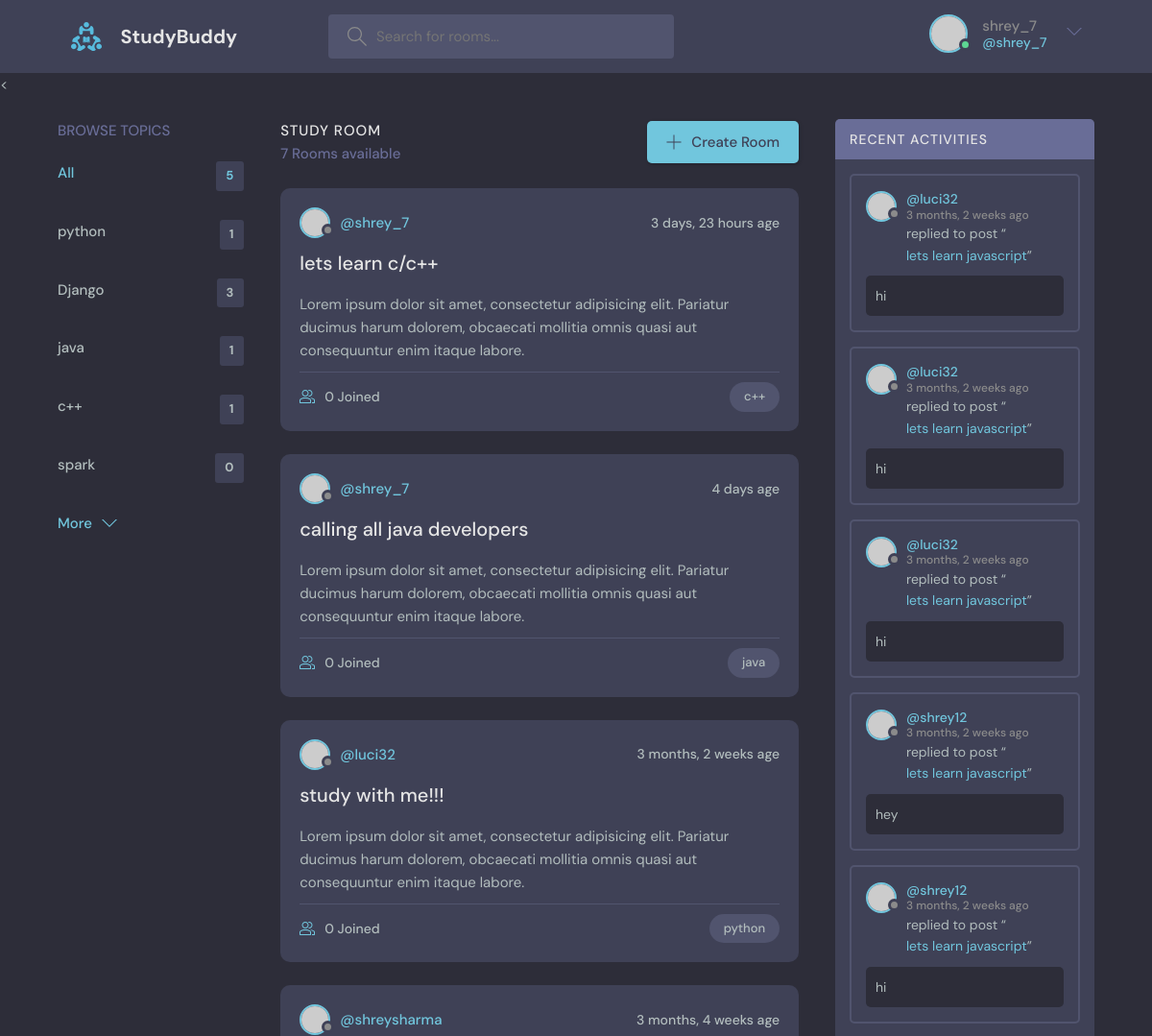
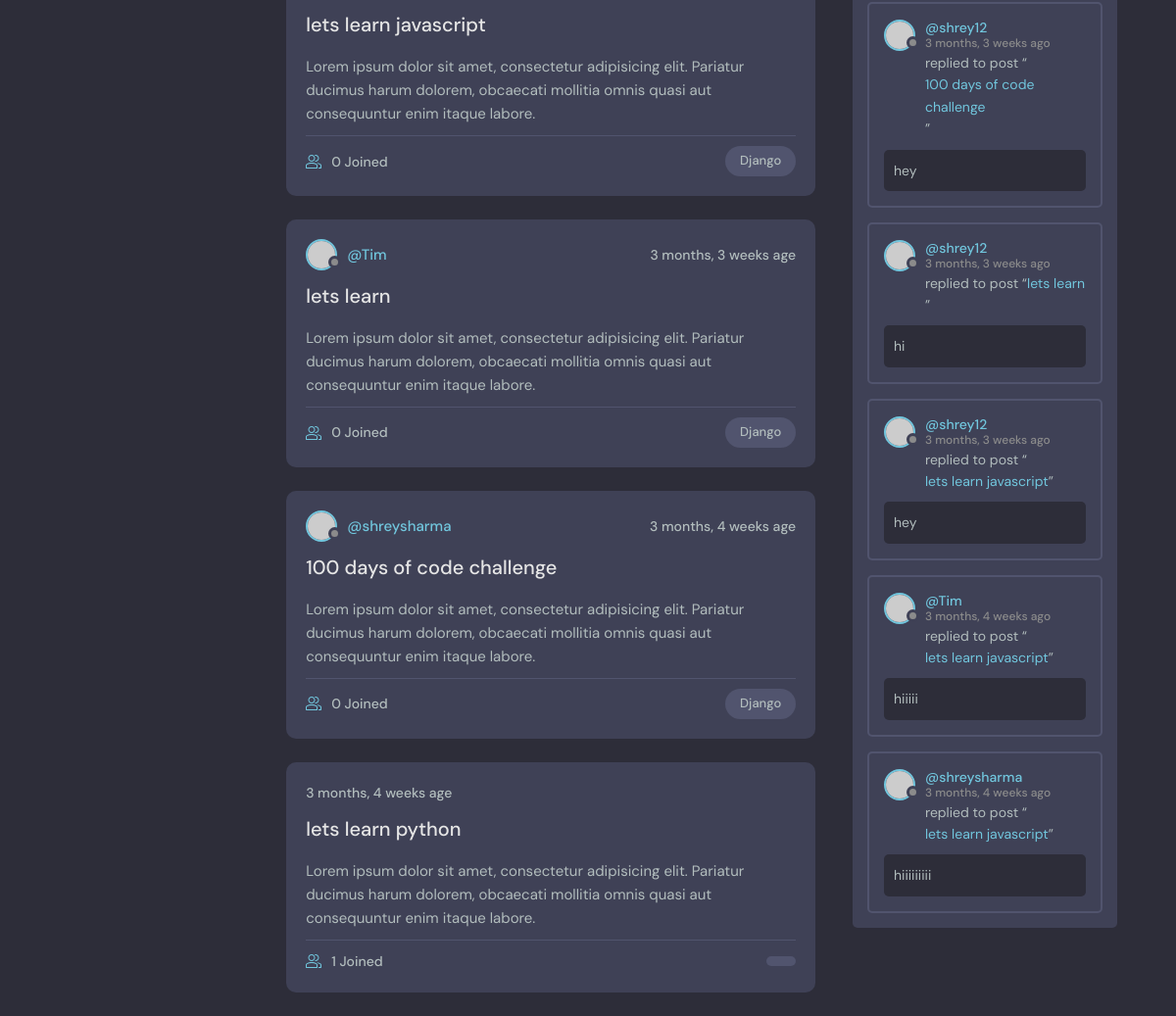
Screenshot of / (signed in) with the database file from the repository (2 pictures, top to bottom).
### base/models.py (models this page shows, shortened)
class Topic(models.Model):
    name = models.CharField(max_length=200)

class Room(models.Model):
    host = models.ForeignKey(User, on_delete=models.SET_NULL, null=True)
    topic = models.ForeignKey(Topic, on_delete=models.SET_NULL, null=True)
    name = models.CharField(max_length=200)
    description = models.TextField(null=True, blank=True)
    participants = models.ManyToManyField(User, related_name='participants', blank=True)
    updated = models.DateTimeField(auto_now=True)
    created = models.DateTimeField(auto_now_add=True) #auto_now_add only takes a timestamp
    class Meta:
        ordering = ['-updated', '-created']
    def __str__(self):  #it define the string rep of a obj
         return self.name

class Message(models.Model):
    user = models.ForeignKey(User, on_delete=models.CASCADE)
    room = models.ForeignKey(Room, on_delete=models.CASCADE)
    body = models.TextField()
    updated = models.DateTimeField(auto_now=True)
    created = models.DateTimeField(auto_now_add=True)
    class Meta:
        ordering = ['-updated', '-created']

### base/views.py (the view)
# urls.py: path('', views.home, name='home'),
def home(request):
    q = request.GET.get('q') if request.GET.get('q') != None else ''
    rooms = Room.objects.filter(
        Q(topic__name__contains=q) |
        Q(name__icontains=q) |
        Q(description__icontains=q)
    )
    topics = Topic.objects.all()
    room_count = rooms.count()
    room_messages = Message.objects.filter(Q(room__topic__name__icontains = q))
    context = {'rooms': rooms, 'topics': topics, 'room_count': room_count, 'room_messages': room_messages}
    return render(request, 'base/home.html', context)

### base/templates/base/home.html (shortened to what this page needs)
{% extends 'main.html' %}
{% block content %}
    <main class="layout layout--3">
      <div class="container">
         {% include 'base/topic_components.html' %}
        <div class="roomList">
          <div class="roomList__header">
            <div>
              <h2>Study Room</h2>
              <p>{{room_count}} Rooms available</p>
            </div>
            <a class="btn btn--main" href="{% url 'create-room' %}">
              <svg version="1.1" xmlns="http://www.w3.org/2000/svg" width="32" height="32" viewBox="0 0 32 32">
                <title>add</title>
                <path
                  d="M16.943 0.943h-1.885v14.115h-14.115v1.885h14.115v14.115h1.885v-14.115h14.115v-1.885h-14.115v-14.115z"
                ></path>
              </svg>
              Create Room
            </a>
          </div>
          {% include 'base/feed_components.html' %}
        </div>
        {% include 'base/activity_component.html' %}
      </div>
    </main>
{% endblock %}

### templates1/navbar.html (shortened to what this page needs)
{% load static %}
<header class="header header--loggedIn">
      <div class="container">
        <a href="{% url 'home' %}" class="header__logo">
          <img src="{% static 'images/logo.svg' %}" />
          <h1>StudyBuddy</h1>
        </a>
        <form class="header__search" method="GET" action="{% url 'home' %}">
          <label>
            <input name="q" placeholder="Search for rooms..." />
          </label>
        </form>
        <nav class="header__menu">
          {% if request.user.is_authenticated %}
          <div class="header__user">
            <a href="{% url 'update-user' %}">
              <div class="avatar avatar--medium active">
                <img src="https://randomuser.me/api/portraits/men/37.jpg" />
              </div>
              <p>{{request.user.username}} <span>@{{request.user.username}}</span></p>
            </a>
            <button class="dropdown-button">
              <svg version="1.1" xmlns="http://www.w3.org/2000/svg" width="32" height="32" viewBox="0 0 32 32">
                <title>chevron-down</title>
                <path d="M16 21l-13-13h-3l16 16 16-16h-3l-13 13z"></path>
              </svg>
            </button>
          </div>
          {% else %}
          <a href="{% url 'login' %}">
            <img src="{% static 'images/avatar.svg'  %}" />
            <p>Login</p>
          </a>
          {% endif %}
        </nav>
      </div>
    </header>
<

### base/templates/base/topic_components.html
<div class="topics">
          <div class="topics__header">
            <h2>Browse Topics</h2>
          </div>
          <ul class="topics__list">
            <li>
              <a href="{% url 'home'%}" class="active">All <span>{{topics.count}}</span></a>
            </li>
              {% for topic in topics %}
            <li>
              <a href="{% url 'home' %}?q={{topic.name}} ">{{ topic.name }} <span>{{topic.room_set.all.count}}</span></a>
            </li>
              {% endfor %}
          </ul>
          <a class="btn btn--link" href="topics.html">
            More
            <svg version="1.1" xmlns="http://www.w3.org/2000/svg" width="32" height="32" viewBox="0 0 32 32">
              <title>chevron-down</title>
              <path d="M16 21l-13-13h-3l16 16 16-16h-3l-13 13z"></path>
            </svg>
          </a>
        </div>

### base/templates/base/feed_components.html (shortened to what this page needs)
{% for room in rooms %}
<div class="roomListRoom">
    <div class="roomListRoom__header">
        {% if room.host %}
        <a href="{% url 'user-profile' room.host.id %}" class="roomListRoom__author">
            <div class="avatar avatar--small">
                <img src="https://randomuser.me/api/portraits/women/11.jpg" />
            </div>
            <span>@{{room.host.username}}</span>
        </a>
        {% endif %}
        <div class="roomListRoom__actions">
            <span>{{room.created|timesince}} age</span>
        </div>
    </div>
    <div class="roomListRoom__content">
        <a href="{% url 'room' room.id %}">{{room.name}}</a>
        <p>
            Lorem ipsum dolor sit amet, consectetur adipisicing elit. Pariatur ducimus harum dolorem, obcaecati mollitia omnis quasi aut consequuntur enim itaque labore.
        </p>
    </div>
    <div class="roomListRoom__meta">
        <a href="{% url 'room' room.id %}" class="roomListRoom__joined">
            {{room.participants.all.count}} Joined
        </a>
        <p class="roomListRoom__topic">{{room.topic.name}}</p>
    </div>
</div>
{% endfor %}

### base/templates/base/activity_component.html (shortened to what this page needs)
<div class="activities">
          <div class="activities__header">
            <h2>Recent Activities</h2>
          </div>
          {% for message in room_messages %}
          <div class="activities__box">
            <div class="activities__boxHeader roomListRoom__header">
              <a href="{% url 'user-profile' message.user.id %}" class="roomListRoom__author">
                <div class="avatar avatar--small">
                  <img src="https://randomuser.me/api/portraits/women/11.jpg" />
                </div>
                <p>
                  @{{message.user}}
                  <span>{{message.created|timesince}} ago</span>
                </p>
              </a>
            </div>
            <div class="activities__boxContent">
              <p>replied to post “<a href="{% url 'room' message.room.id %}">{{message.room}}</a>”</p>
              <div class="activities__boxRoomContent">
                {{message.body}}
              </div>
            </div>
          </div>
          {% endfor %}
        </div>

### rows the page displays
Topic: name "python", room_set.all.count "1"
Topic: name "Django", room_set.all.count "3"
Topic: name "java", room_set.all.count "1"
Topic: name "c++", room_set.all.count "1"
Topic: name "spark", room_set.all.count "0"
Room: host.username "shrey_7", created "3 days, 23 hours", name "lets learn c/c++", participants.all.count "0", topic.name "c++"
Room: host.username "shrey_7", created "4 days", name "calling all java developers", participants.all.count "0", topic.name "java"
Room: host.username "luci32", created "3 months, 2 weeks", name "study with me!!!", participants.all.count "0", topic.name "python"
Room: host.username "shreysharma", created "3 months, 4 weeks", name "lets learn javascript", participants.all.count "0", topic.name "Django"
Room: host.username "Tim", created "3 months, 3 weeks", name "lets learn", participants.all.count "0", topic.name "Django"
Room: host.username "shreysharma", created "3 months, 4 weeks", name "100 days of code challenge", participants.all.count "0", topic.name "Django"
Room: created "3 months, 4 weeks", name "lets learn python", participants.all.count "1"
Message: user "luci32", created "3 months, 2 weeks", room "lets learn javascript", body "hi"
Message: user "luci32", created "3 months, 2 weeks", room "lets learn javascript", body "hi"
Message: user "luci32", created "3 months, 2 weeks", room "lets learn javascript", body "hi"
Message: user "shrey12", created "3 months, 2 weeks", room "lets learn javascript", body "hey"
Message: user "shrey12", created "3 months, 2 weeks", room "lets learn javascript", body "hi"
Message: user "shrey12", created "3 months, 3 weeks", room "100 days of code challenge", body "hey"
Message: user "shrey12", created "3 months, 3 weeks", room "lets learn", body "hi"
Message: user "shrey12", created "3 months, 3 weeks", room "lets learn javascript", body "hey"
Message: user "Tim", created "3 months, 4 weeks", room "lets learn javascript", body "hiiiii"
Message: user "shreysharma", created "3 months, 4 weeks", room "lets learn javascript", body "hiiiiiiiii"

### other values shown
{{ request.user.username }} "shrey_7"
{{ topics.count }} "5"
{{ room_count }} "7"
